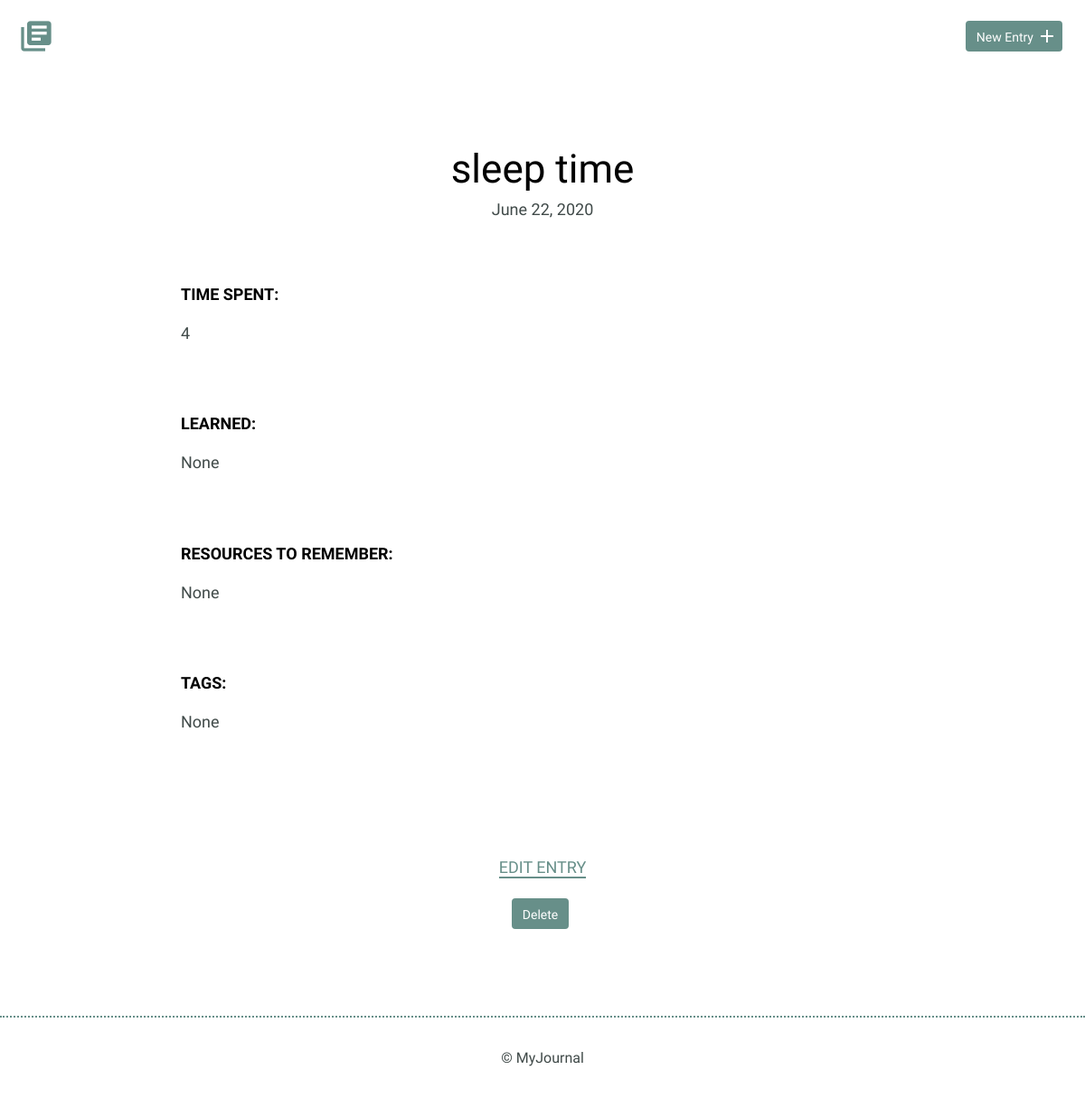
The page /detail.php?id=35 on the database as committed earlier.
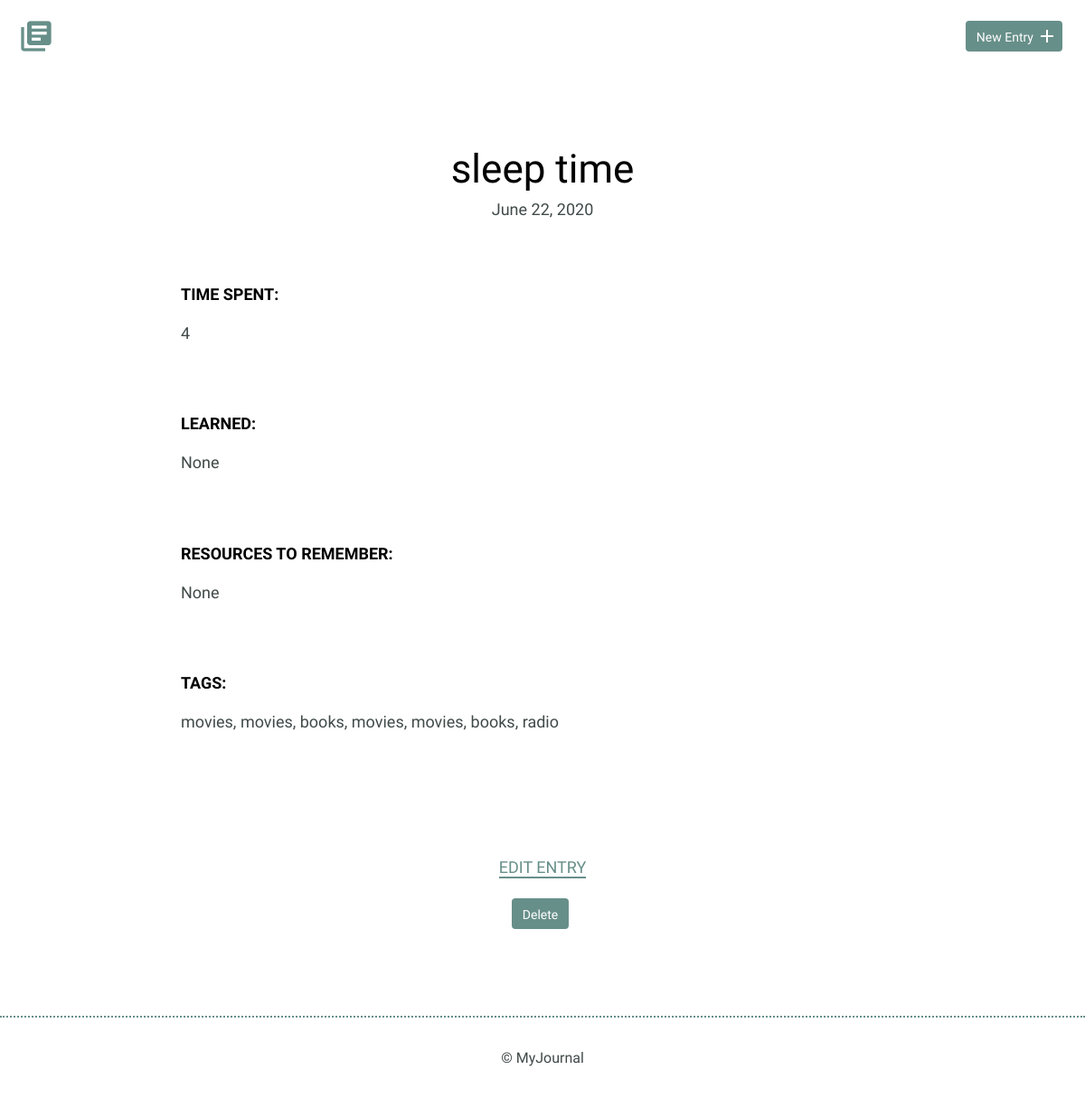
The same page on the database as committed later.
### tables this page shows
CREATE TABLE tags (
    tag_id INTEGER PRIMARY KEY,
    tag_name TEXT NOT NULL UNIQUE
);

### inc/functions.php (called while the page is built, shortened)
<?php
function getEntryDetails($id) {
    include 'connection.php';
    try {
        $sql = "SELECT entries.title, entries.date, entries.time_spent, entries.learned, entries.resources FROM entries WHERE id = ?";
        $results = $db->prepare($sql);
        $results->bindValue(1, $id, PDO::PARAM_INT);
        $results->execute();
    } catch (Exception $e) {
        echo 'error: ' . $e->getMessage();
    }
    $entry_details = $results->fetch(PDO::FETCH_ASSOC);
    try {
        $sql = "SELECT tags.tag_name FROM tags
                JOIN entry_tags_link ON entry_tags_link.tag_id = tags.tag_id
                WHERE entry_tags_link.entry_id = ?";
        $results = $db->prepare($sql);
        $results->bindValue(1, $id, PDO::PARAM_INT);
        $results->execute();
    } catch (Exception $e) {
        echo 'error: ' . $e->getMessage();
    }
    $tags = [];
    foreach($results->fetchAll(PDO::FETCH_ASSOC) as $tag){
        $tag_value = $tag['tag_name'];
        $tags[] = $tag_value;
    }
    $entry_details['tags'] = $tags;
    return $entry_details;
}
function convertDate($date) {
    $timestamp = strtotime($date);
    $formatted_time = date('F j, Y', $timestamp);
    return $formatted_time;
}

### detail.php (the view, shortened to what this page needs)
<?php
include 'inc/functions.php';
if (isset($_GET['id'])) {
    $id = filter_input(INPUT_GET, 'id', FILTER_SANITIZE_NUMBER_INT);
    if(getEntryDetails($id)) {
        $entry_details = getEntryDetails($id);
    } else {
        $error_msg = 'Unable to get details for that item. Check your item id to make sure its valid.';
    }
}
?>
<html>
    <head>
        <link rel="stylesheet" href="css/normalize.css">
        <link rel="stylesheet" href="css/site.css">
    </head>
    <body>
    <?php include 'header.php'?>
        <section>
            <div class="container">
                <div class="entry-list single">
                    <article>
                        <h1><?php
                            if(isset($error_msg)) {
                                echo $error_msg;
                                die();
                            } else {
                              echo $entry_details['title'];
                            }
                            ?></h1>
                        <time datetime="2016-01-31"><?= convertDate($entry_details['date']); ?></time>
                        <div class="entry">
                            <h3>Time Spent: </h3>
                            <p><?= $entry_details['time_spent']?></p>
                        </div>
                        <div class="entry">
                            <h3>Learned: </h3>
                            <?php
                            if(!empty($entry_details['learned'])) {
                                echo "<p>{$entry_details['learned']}</p>";
                            } else {
                                echo "<p>None</p>";
                            }
                            ?>
                        </div>
                        <div class="entry">
                            <h3>Resources to Remember:</h3>
                            <?php if(!empty($entry_details['resources'])) {
                                echo "<ul>" .
                                "<li>{$entry_details['resources']}</li>" .
                                "</ul>";
                            } else {
                                echo "<p>None</p>";
                            }
                            ?>
                        </div>
                        <div class="entry">
                            <h3>Tags:</h3>
                            <?php if(!empty($entry_details['tags'])) {
                                echo "<p>";
                                foreach ($entry_details['tags'] as $key => $value) {
                                    echo $value;
                                    if($key + 1 < count($entry_details['tags'])) {
                                        echo ', ';
                                    }
                                }
                                echo "</p>";
                            } else {
                                echo "<p>None</p>";
                            }
                            ?>
                        </div>
                    </article>
                </div>
            </div>
            <div class="edit">
                <p><a href="edit.php?id=<?= $id ?>">Edit Entry</a></p>
                <form method="post" action="detail.php">
                    <input type="submit" value="Delete" class="delete" name="delete"/>
                </form>
            </div>
        </section>
        <?php include 'footer.php'; ?>
    </body>
</html>

Rows that differ between the two databases and show on the page:
added tags: tag_name "movies"
Other text that changed with them:
new list line: "books ,"
new list line: "radio"
text no longer shown: "None"
